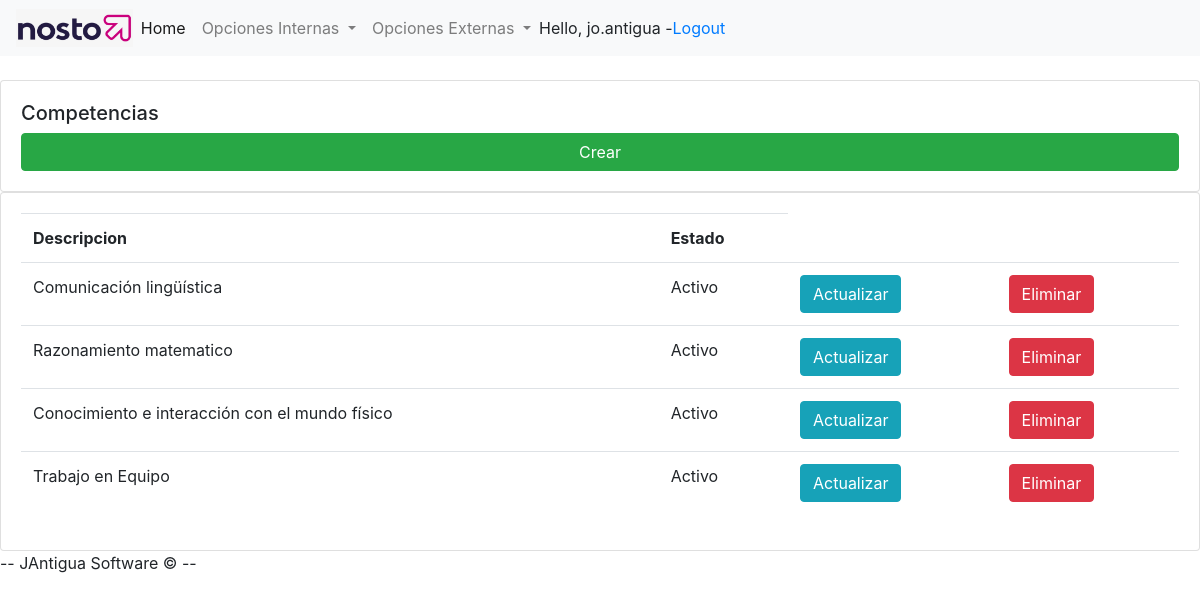
Page /competencias/ (signed in) on the committed database.
### crudrh/models.py (models this page shows, shortened)
class Competencias(models.Model):
  ESTADO = (
    ('Activo', 'Activo'),
    ('Inactivo', 'Inactivo'),
  )
  descripcion = models.CharField(max_length = 200, null = True)
  estado = models.CharField(max_length = 200, null = True, choices = ESTADO)

### crudrh/decorators.py (the view)
    def wrapper_func(request, *args, **kwargs):
      group = None
      if request.user.groups.exists():
        group = request.user.groups.all()[0].name
      if group in allowed_roles:
        return view_func(request, *args, **kwargs)
      else:
         return HttpResponse('You are not authorized to view this page')

### crudrh/views.py (called while the page is built)
@login_required(login_url= "http://127.0.0.1:8000/login")
@allowed_users(allowed_roles = ['admin'])
def competencias(request):
  competencias = Competencias.objects.all()
  return render(request, 'crudrh/competencias.html', {'competencias' : competencias})

### crudrh/templates/crudrh/competencias.html
{%  extends 'crudrh/main.html' %}
{% load static %}
{% block content %}
<br>
	<div class="row">
		<div class="col-md">
			<div class="card card-body">
				<h5>Competencias</h5>
				<td><a class="btn btn-success" href="http://127.0.0.1:8000/create_competencias">Crear<span class="sr-only">(current)</span></a></td>
			</div>
			<div class="card card-body">
				<table class="table">
					<tr>
						<th>Descripcion</th>
						<th>Estado</th>
					</tr>
					{% for i in competencias %}
						<tr>
							<td>{{i.descripcion}}</td>
							<td>{{i.estado}}</td>
							<td><a class="btn btn-info" href= "http://127.0.0.1:8000/update_competencias/{{ i.id }}">Actualizar<span class="sr-only">(current)</span></a></td>
							<td><a class="btn btn-danger" href="http://127.0.0.1:8000/delete_competencias/{{ i.id }}">Eliminar<span class="sr-only">(current)</span></a></td>
							</tr>
					{% endfor %}
				</table>
			</div>
		</div>
	</div>
{% endblock content %}

### crudrh/templates/crudrh/navbar.html (shortened to what this page needs)
{% load static %}
<nav class="navbar navbar-expand-lg navbar-light bg-light">
  <img src = "{% static 'images/logo.png' %}">
  <div class="collapse navbar-collapse" id="navbarNavDropdown">
    <ul class="navbar-nav">
      <li class="nav-item active">
        <a class="nav-link" href="http://127.0.0.1:8000/home">Home <span class="sr-only">(current)</span></a>
      </li>
      {% if request.user.is_staff %}
      <li class="nav-item dropdown">
        <a class="nav-link dropdown-toggle" href="#" id="navbarDropdownMenuLink" data-toggle="dropdown" aria-haspopup="true" aria-expanded="false">
          Opciones Internas
        </a>
      </li>
      {% endif %}
      <li class="nav-item dropdown">
        <a class="nav-link dropdown-toggle" href="#" id="navbarDropdownMenuLink" data-toggle="dropdown" aria-haspopup="true" aria-expanded="false">
          Opciones Externas
        </a>
      </li>
    </ul>
    <span>Hello, {{request.user}}  -</span>
    <span><a href = "http://127.0.0.1:8000/logout">Logout</a></span>
  </div>
</nav>

### crudrh/templates/crudrh/navbar.html (style rules this page uses)
img { max-width: 10%; height: 10%; }

### rows in the picture
Competencias: descripcion "Comunicación lingüística", estado "Activo"
Competencias: descripcion "Razonamiento matematico", estado "Activo"
Competencias: descripcion "Conocimiento e interacción con el mundo físico", estado "Activo"
Competencias: descripcion "Trabajo en Equipo", estado "Activo"

### other values in the picture
{{ request.user }} "jo.antigua"
